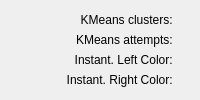
<?xml version="1.0" encoding="UTF-8"?>
<ui version="4.0">
 <class>ScreenColorCoordination</class>
 <widget class="QWidget" name="screen_color_coordination_page">
  <property name="fixedSize">
   <size>
    <width>1800</width>
    <height>600</height>
   </size>
  </property>
  <layout class="QGridLayout" name="overall_layout">
   <property name="alignment">
    <set>AlignCenter</set>
   </property>
   <item row="0" column="0" rowspan="4">
    <layout class="QHBoxLayout" name="preview_layout">
     <item>
      <widget class="QLabel" name="left_peak_image">
       <property name="fixedWidth">
        <number>100</number>
       </property>
       <property name="alignment">
        <set>AlignVCenter|AlignRight</set>
       </property>
       <property name="sizePolicy" >
        <sizepolicy hsizetype="MinimumExpanding" vsizetype="MinimumExpanding">
         <horstretch>0</horstretch>
         <verstretch>0</verstretch>
        </sizepolicy>
       </property>
      </widget>
     </item>
     <item>
      <widget class="QLabel" name="screen_image">
       <property name="alignment">
        <set>AlignCenter</set>
       </property>
      </widget>
     </item>
     <item>
      <widget class="QLabel" name="right_peak_image">
       <property name="fixedWidth">
        <number>100</number>
       </property>
       <property name="alignment">
        <set>AlignVCenter|AlignLeft</set>
       </property>
       <property name="sizePolicy" >
        <sizepolicy hsizetype="MinimumExpanding" vsizetype="MinimumExpanding">
         <horstretch>0</horstretch>
         <verstretch>0</verstretch>
        </sizepolicy>
       </property>
      </widget>
     </item>
    </layout>
   </item>
   <item row="0" column="1">
    <widget class="QLabel" name="kmeans_clusters_lbl">
     <property name="text">
      <string>KMeans clusters: </string>
     </property>
     <property name="alignment">
      <set>AlignVCenter|AlignRight</set>
     </property>
    </widget>
   </item>
   <item row="0" column="2">
    <widget class="QLabel" name="kmeans_clusters_val">
     <property name="alignment">
      <set>AlignVCenter|AlignLeft</set>
     </property>
    </widget>
   </item>
   <item row="1" column="1">
    <widget class="QLabel" name="kmeans_attempts_lbl">
     <property name="text">
      <string>KMeans attempts: </string>
     </property>
     <property name="alignment">
      <set>AlignVCenter|AlignRight</set>
     </property>
    </widget>
   </item>
   <item row="1" column="2">
    <widget class="QLabel" name="kmeans_attempts_val">
     <property name="alignment">
      <set>AlignVCenter|AlignLeft</set>
     </property>
    </widget>
   </item>
   <item row="2" column="1">
    <widget class="QLabel" name="instantaneous_left_color_peak_lbl">
     <property name="text">
      <string>Instant. Left Color: </string>
     </property>
     <property name="alignment">
      <set>AlignVCenter|AlignRight</set>
     </property>
    </widget>
   </item>
   <item row="2" column="2">
    <widget class="QLabel" name="instantaneous_left_color_peak_val">
     <property name="alignment">
      <set>AlignVCenter|AlignLeft</set>
     </property>
    </widget>
   </item>
   <item row="3" column="1">
    <widget class="QLabel" name="instantaneous_right_color_peak_lbl">
     <property name="text">
      <string>Instant. Right Color: </string>
     </property>
     <property name="alignment">
      <set>AlignVCenter|AlignRight</set>
     </property>
    </widget>
   </item>
   <item row="3" column="2">
    <widget class="QLabel" name="instantaneous_right_color_peak_val">
     <property name="alignment">
      <set>AlignVCenter|AlignLeft</set>
     </property>
    </widget>
   </item>
  </layout>
 </widget>
 <customwidgets>
 </customwidgets>
 <resources/>
 <connections/>
</ui>
